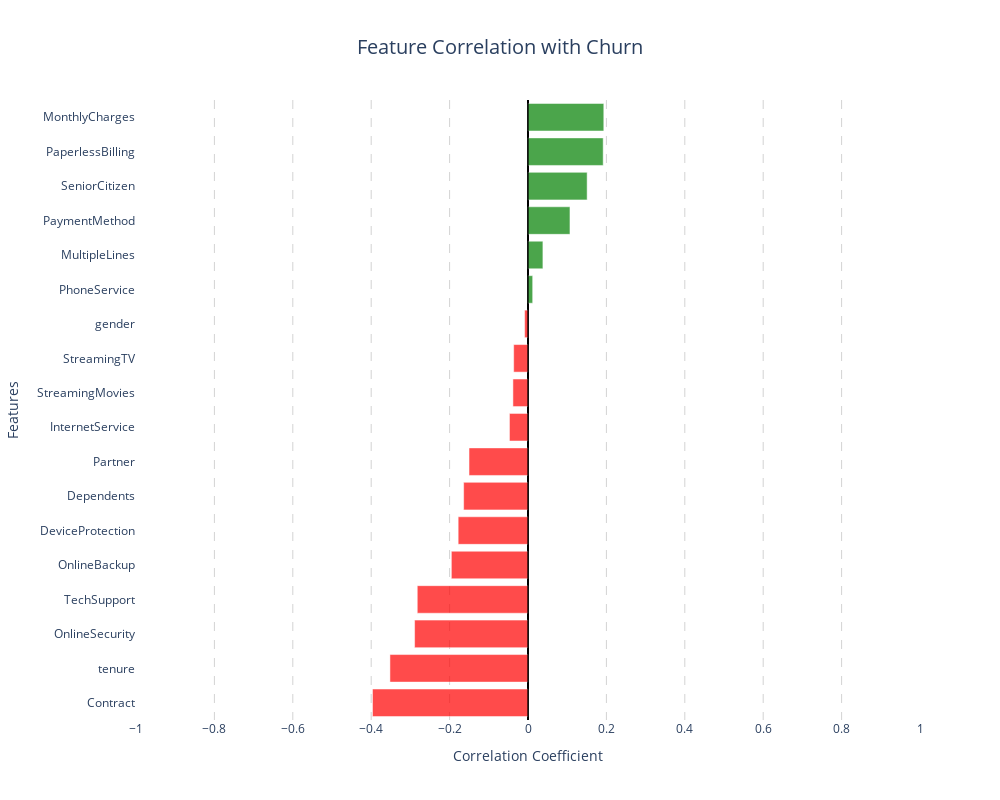

Source (notebook cell):
### Markdown cell above
#### Churn Correlation

### Code cell
# Sort correlation values
churn_correlation = df_encoded[numeric_columns].corr(method='pearson')['Churn'].drop('Churn')
churn_correlation = churn_correlation.sort_values()

# Determine colors based on correlation
colors = ['red' if x < 0 else 'green' for x in churn_correlation.values]

# Create the diverging bar chart
fig = go.Figure()

fig.add_trace(go.Bar(
    y=churn_correlation.index,
    x=churn_correlation.values,
    orientation='h',
    marker_color=colors,
    marker_line_color='white',
    marker_line_width=0.5,
    opacity=0.7
))

fig.update_layout(
    title={
        'text': 'Feature Correlation with Churn',
        'y':0.95,
        'x':0.5,
        'xanchor': 'center',
        'yanchor': 'top',
        'font': {'size': 20}
    },
    xaxis_title='Correlation Coefficient',
    yaxis_title='Features',
    width=1000,
    height=800,
    xaxis=dict(
        zeroline=True,
        zerolinewidth=2,
        zerolinecolor='black',
        gridcolor='lightgrey',
        griddash='dash',
        range=[-1, 1],
        dtick=0.2
    ),
    yaxis=dict(
        tickfont=dict(size=12)
    ),
    plot_bgcolor='white'
)

# Add a vertical line at x=0
fig.add_vline(x=0, line_width=1, line_color="black")

# Display
fig.show()

### Figure 1 — Plotly figure (JSON) as saved in the notebook; plotly's stock layout.template omitted (floating-point values rounded to 4 significant figures)
{"data": [{"marker": {"color": ["red", "red", "red", "red", "red", "red", "red", "red", "red", "red", "red", "red", "green", "green", "green", "green", "green", "green"], "line": {"color": "white", "width": 0.5}}, "opacity": 0.7, "orientation": "h", "type": "bar", "x": [-0.3967, -0.3522, -0.2893, -0.2825, -0.1955, -0.1781, -0.1642, -0.1504, -0.04729, -0.03849, -0.03658, -0.008612, 0.01194, 0.03804, 0.1071, 0.1509, 0.1918, 0.1934], "y": ["Contract", "tenure", "OnlineSecurity", "TechSupport", "OnlineBackup", "DeviceProtection", "Dependents", "Partner", "InternetService", "StreamingMovies", "StreamingTV", "gender", "PhoneService", "MultipleLines", "PaymentMethod", "SeniorCitizen", "PaperlessBilling", "MonthlyCharges"]}], "layout": {"height": 800, "plot_bgcolor": "white", "shapes": [{"line": {"color": "black", "width": 1}, "type": "line", "x0": 0, "x1": 0, "xref": "x", "y0": 0, "y1": 1, "yref": "y domain"}], "title": {"font": {"size": 20}, "text": "Feature Correlation with Churn", "x": 0.5, "xanchor": "center", "y": 0.95, "yanchor": "top"}, "width": 1000, "xaxis": {"dtick": 0.2, "gridcolor": "lightgrey", "griddash": "dash", "range": [-1, 1], "title": {"text": "Correlation Coefficient"}, "zeroline": true, "zerolinecolor": "black", "zerolinewidth": 2}, "yaxis": {"tickfont": {"size": 12}, "title": {"text": "Features"}}}}
